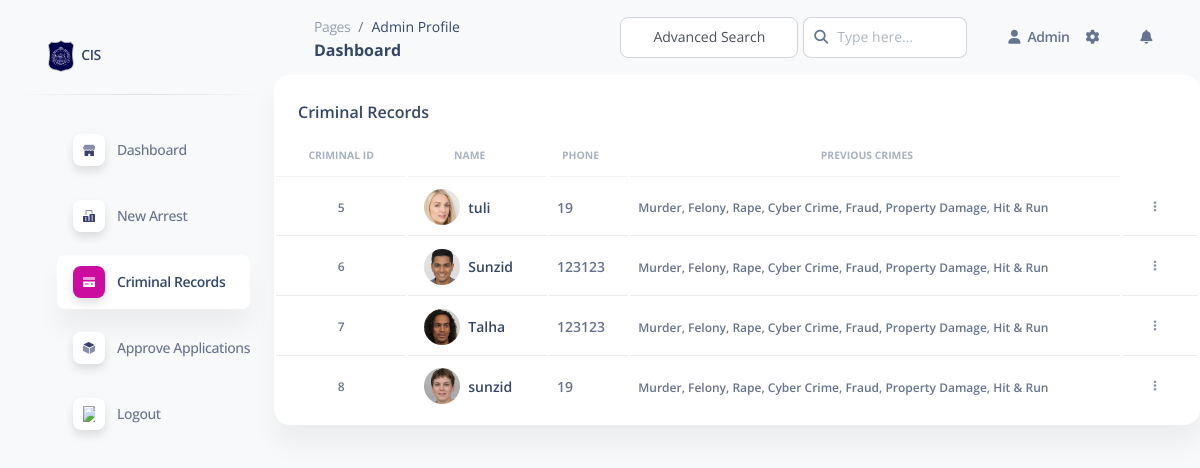
The app's page /criminalpage/5, older data.
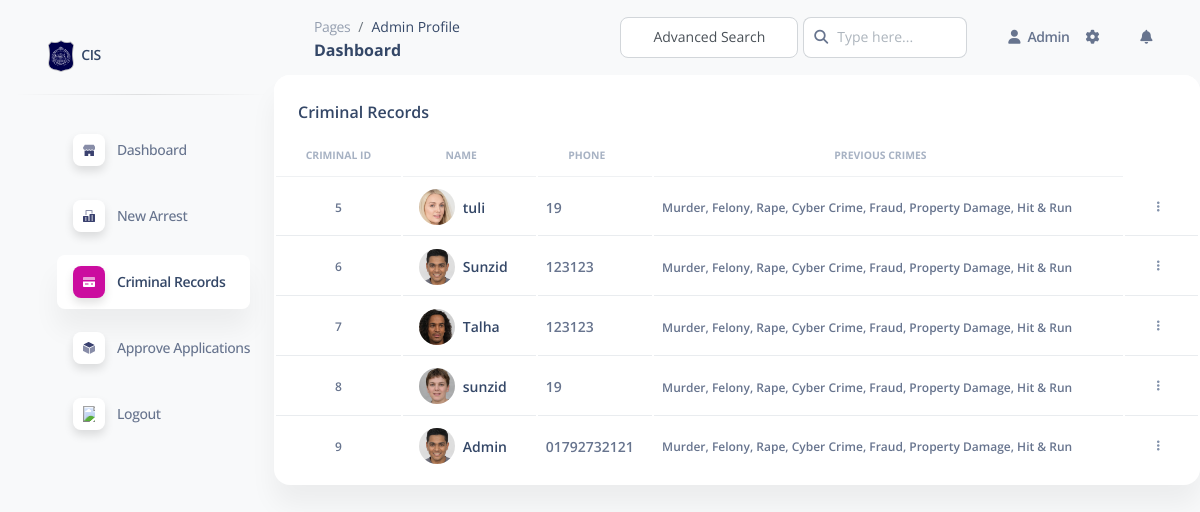
The same page, newer data.
### myapp/models.py (models this page shows, shortened)
class CriminalProfile(models.Model):
    criminal_img = models.ImageField(upload_to=filepath, null=True, blank=True)
    criminal_name = models.CharField(max_length=255, null=True)
    criminal_nid = models.CharField(max_length=255, null=True)
    criminal_DOB = models.DateField(null=True)
    criminal_email = models.CharField(max_length=255, null=True)
    criminal_phone = models.CharField(max_length=255, null=True)
    criminal_division = models.CharField(max_length=255, null=True)
    criminal_district = models.CharField(max_length=255, null=True)
    criminal_thana = models.CharField(max_length=255, null=True)
    criminal_fir_id = models.ForeignKey(
        CASE_FIR,
        on_delete=models.CASCADE,
        null=True,
        blank=True
    )
    criminal_crimes = models.CharField(max_length=255, null=True)
    criminal_arrest_date = models.DateField(null=True)
    criminal_gender = models.CharField(max_length=255, null=True)
    criminal_hair_color = models.CharField(max_length=255, null=True)
    criminal_skin_tone = models.CharField(max_length=255, null=True)
    criminal_hair_style = models.CharField(max_length=255, null=True)
    criminal_hair_length = models.CharField(max_length=255, null=True)
    criminal_age = models.CharField(max_length=255, null=True)
    criminal_face_shape = models.CharField(max_length=255, null=True)
    criminal_facial_hair = models.CharField(max_length=255, null=True)
    criminal_height = models.CharField(max_length=255, null=True)
    criminal_weight = models.CharField(max_length=255, null=True)
    criminal_marks = models.CharField(max_length=255, null=True)
    criminal_mark_type = models.CharField(max_length=255, null=True)

### myapp/views.py (the view)
# urls.py: path('criminalpage/<int:admin_id>', views.allCriminalPage, name = "CriminalPage"),
def allCriminalPage(request,admin_id):
        admin = AdminProfile.objects.get(id=admin_id)
        criminal_obj = CriminalProfile.objects.all()
        return  render(request, 'All_Criminal_Records.html',{'user': admin, 'criminal_obj' : criminal_obj })

### myapp/templates/All_Criminal_Records.html (shortened to what this page needs)
{% extends "user_base.html" %}
{% load static %}
  {% block ProfilerType %}Admin{% endblock %}
    {% block Pagetitle %}Dashboard{% endblock %}
    {% block item_3 %}active{% endblock %}
    {% block sidebar_item2 %}New Arrest{% endblock %}
    {% block sidevar_1 %}
    {% url 'AdminHomePage' user.id %}
    {% endblock %}
    {% block sidevar_2 %}
    {% url 'ArrestPage' user.id %}
    {% endblock %}
    {% block sidebar_item3 %}Criminal Records{% endblock %}
    {% block sidebar_item4 %}Approve Applications{% endblock %}
    {% block UserDetails %}
    <i class="fa fa-user me-sm-1"></i>
    <span class="d-sm-inline d-none">Admin</span>
    {% endblock %}
    {% block content %}
    <div class="row">
        <div class="col-12">
          <div class="card mb-4">
            <div class="card-header pb-0">
              <h6>Criminal Records</h6>
            </div>
            <div class="card-body px-0 pt-0 pb-2">
              <div class="table-responsive p-0">
                <table class="table align-items-center justify-content-center mb-0">
                  <thead style="text-align: center;">
                    <tr>
                      <th class="text-uppercase text-secondary text-xxs font-weight-bolder opacity-7">Criminal ID</th>
                      <th class="text-uppercase text-secondary text-xxs font-weight-bolder opacity-7 ps-2">Name</th>
                      <th class="text-uppercase text-secondary text-xxs font-weight-bolder opacity-7 ps-2">Phone</th>
                      <th class="text-uppercase text-secondary text-xxs font-weight-bolder text-center opacity-7 ps-2">Previous Crimes</th>
                    </tr>
                  </thead>
                  <tbody>
                    {% if criminal_obj %}
                    {% for criminal in criminal_obj %}
                    <tr>
                      <td style="text-align: center;">
                        <p class="text-xs font-weight-bold mb-0 criminal-id">{{ criminal.id }}</p>
                      </td>
                      <td>
                        <div class="d-flex px-2">
                          <div>
                            <img src="{{ criminal.criminal_img.url }}" class="avatar avatar-sm rounded-circle me-2 criminal-img" alt="spotify">
                          </div>
                          <div class="my-auto">
                            <h6 class="mb-0 text-sm criminal-name">{{ criminal.criminal_name }}</h6>
                          </div>
                        </div>
                      </td>
                      <td>
                        <p class="text-sm font-weight-bold mb-0 criminal-phone">{{ criminal.criminal_phone }}</p>
                      </td>
                      <td>
                        <span class="text-xs font-weight-bold">Murder, Felony, Rape, Cyber Crime, Fraud, Property Damage, Hit & Run</span>
                      </td>
                      <td class="align-middle">
                        <button class="btn btn-link text-secondary mb-0 viewCriminalRecord">
                          <i class="fa fa-ellipsis-v text-xs"></i>
                        </button>
                      </td>
                    </tr>
                    {% endfor %}
                    {% else %}
                    <tr>
                      No Records Found
                    </tr>
                    {% endif %}
                  </tbody>
                </table>
              </div>
            </div>
          </div>
        </div>
      </div>
    {% endblock %}

### myapp/templates/user_base.html (shortened to what this page needs)
{% load static %}
<!DOCTYPE html>
<html lang="en">
<head>
  <link rel="stylesheet" href="{% static 'css/popupmodal.css' %}">
  <link href="{% static 'css/nucleo-icons.css' %}" rel="stylesheet" />
  <link href="{% static 'css/nucleo-svg.css' %}" rel="stylesheet" />
  <link href="{% static 'css/nucleo-svg.css' %}" rel="stylesheet" />
    <link id="pagestyle" href="{% static 'css/soft-ui-dashboard.css' %}" rel="stylesheet" />
    <link href="{% static 'css/style.css' %}" rel="stylesheet">
    <link rel="stylesheet" type="text/css" href="http://ajax.aspnetcdn.com/ajax/jquery.dataTables/1.9.0/css/jquery.dataTables.css">
    <link rel="stylesheet" type="text/css" href="http://ajax.aspnetcdn.com/ajax/jquery.dataTables/1.9.0/css/jquery.dataTables_themeroller.css">
    <link href='https://unpkg.com/boxicons@2.0.9/css/boxicons.min.css' rel='stylesheet'>
    <link href="{% static 'css/styleWelcome.css' %}" rel="stylesheet" />
</head>
<body class="g-sidenav-show  bg-gray-100">
    <aside class="sidenav navbar navbar-vertical navbar-expand-xs border-0 border-radius-xl my-3 fixed-start ms-3 " id="sidenav-main">
        <div class="sidenav-header">
          <a class="navbar-brand m-0" href="#">
            <img src="{% static 'images/logo/Bangladesh_Police_Insignia_Patch.svg.png' %}" class="navbar-brand-img h-100" alt="main_logo">
            <span class="ms-1 font-weight-bold">CIS</span>
          </a>
        </div>
        <hr class="horizontal dark mt-0">
        <div class="" id="sidenav-collapse-main">
          <ul class="navbar-nav">
            <li class="nav-item">
              <a class="nav-link {% block dashboard_active %}{% endblock %} " href="{% block sidevar_1 %}{% endblock %}">
                <div class="icon icon-shape icon-sm shadow border-radius-md bg-white text-center me-2 d-flex align-items-center justify-content-center">
                </div>
                <span class="nav-link-text ms-1">Dashboard</span>
              </a>
            </li>
            <li class="nav-item">
              <a class="nav-link {% block newFir_active %}{% endblock %}" id="sidevar_2_link" href="{% block sidevar_2 %}{% endblock %}">
                <div class="icon icon-shape icon-sm shadow border-radius-md bg-white text-center me-2 d-flex align-items-center justify-content-center">
                </div>
                <span class="nav-link-text ms-1">{% block sidebar_item2 %}{% endblock %}</span>
              </a>
            </li>
            <li class="nav-item">
              <a class="nav-link {% block item_3 %}{% endblock %}" href="{% block sidevar_3 %}{% endblock %}">
                <div class="icon icon-shape icon-sm shadow border-radius-md bg-white text-center me-2 d-flex align-items-center justify-content-center">
                </div>
                <span class="nav-link-text ms-1">{% block sidebar_item3 %}{% endblock %}</span>
              </a>
            </li>
            <li class="nav-item">
              <a class="nav-link  {% block livechat_active %}{% endblock %}" href="{% block sidevar_4 %}{% endblock %}">
                <div class="icon icon-shape icon-sm shadow border-radius-md bg-white text-center me-2 d-flex align-items-center justify-content-center">
                </div>
                <span class="nav-link-text ms-1">{% block sidebar_item4 %}{% endblock %}</span>
              </a>
            </li>
            <li class="nav-item">
              <a class="nav-link " href="{% url 'HOME' %}">
                <div class="icon icon-shape icon-sm shadow border-radius-md bg-white text-center me-2 d-flex align-items-center justify-content-center">
                    <img src="{% static 'img/logout.png' %}" style="overflow: hidden;">
                </div>
                <span class="nav-link-text ms-1">Logout</span>
              </a>
            </li>
          </ul>
        </div>
      </aside>
      <main class="main-content position-relative max-height-vh-100 h-100 border-radius-lg ">
        <nav class="navbar navbar-main navbar-expand-lg px-0 mx-4 shadow-none border-radius-xl" id="navbarBlur" navbar-scroll="true">
          <div class="container-fluid py-1 px-3">
            <nav aria-label="breadcrumb">
              <ol class="breadcrumb bg-transparent mb-0 pb-0 pt-1 px-0 me-sm-6 me-5">
                <li class="breadcrumb-item text-sm"><a class="opacity-5 text-dark" href="javascript:;">Pages</a></li>
                <li class="breadcrumb-item text-sm text-dark active" aria-current="page">{% block ProfilerType %}Django{% endblock %} Profile</li>
              </ol>
              <h6 class="font-weight-bolder mb-0">{% block Pagetitle %}Django{% endblock %}</h6>
            </nav>
            <div class="collapse navbar-collapse mt-sm-0 mt-2 me-md-0 me-sm-4" id="navbar">
              <div class="ms-md-auto pe-md-3 d-flex align-items-center">
                <button class="form-control" type="button" id="filter_search_button" style="margin: 5px;">Advanced Search</button>
                <div class="input-group">
                  <span class="input-group-text text-body"><i class="fas fa-search" aria-hidden="true"></i></span>
                  <input type="text" class="form-control"  id="searchInput" placeholder="Type here...">
                </div>
              </div>
              <ul class="navbar-nav  justify-content-end">
                <li class="nav-item d-flex align-items-center">
                  <a href="javascript:;" class="nav-link text-body font-weight-bold px-0">
                    {% block UserDetails %}
                    {% endblock %}
                  </a>
                </li>
                <li class="nav-item px-3 d-flex align-items-center">
                  <a href="javascript:;" class="nav-link text-body p-0">
                    <i class="fa fa-cog fixed-plugin-button-nav cursor-pointer"></i>
                  </a>
                </li>
                <li class="nav-item dropdown pe-2 d-flex align-items-center">
                  <a href="javascript:;" class="nav-link text-body p-0" id="dropdownMenuButton" data-bs-toggle="dropdown" aria-expanded="false">
                      <i class="fa fa-bell cursor-pointer"></i>
                    </a>
              </li>
              </ul>
            </div>
          </div>
        </nav>
        {% block content %}
        {% endblock %}
      </main>
</body>
</html>

### myapp/static/css/nucleo-svg.css (style rules this page uses)
.icon { display: inline-block; color: #111111; height: 1em; width: 1em; }
.icon-sm { height: 0.8em; width: 0.8em; }
.icon { fill: currentColor; stroke: none; }

### myapp/static/css/styleWelcome.css (style rules this page uses)
* { margin: 0; padding: 0; box-sizing: border-box; }
.nav-item { padding-left: 25px; }
.nav-item a { color: #000; font-size: 24; font-weight: bold; }
.nav-link { position: relative; transition: color 0.3s ease; }
.nav-link::before { content: ""; position: absolute; width: 100%; height: 2px; bottom: -5px; left: 0; background-color: #ff0040; visibility: hidden; transform: scaleX(0); transition: all 0.3s ease-in-out; }

### myapp/templates/user_base.html (style rules this page uses)
.navbar-vertical.navbar-expand-xs .navbar-nav>.nav-item { margin-top: 0.775rem; }

Row changes from the older to the newer data that the page shows:
added CriminalProfile: id "9", criminal_img (picture), criminal_name "Admin", criminal_phone "01792732121"
